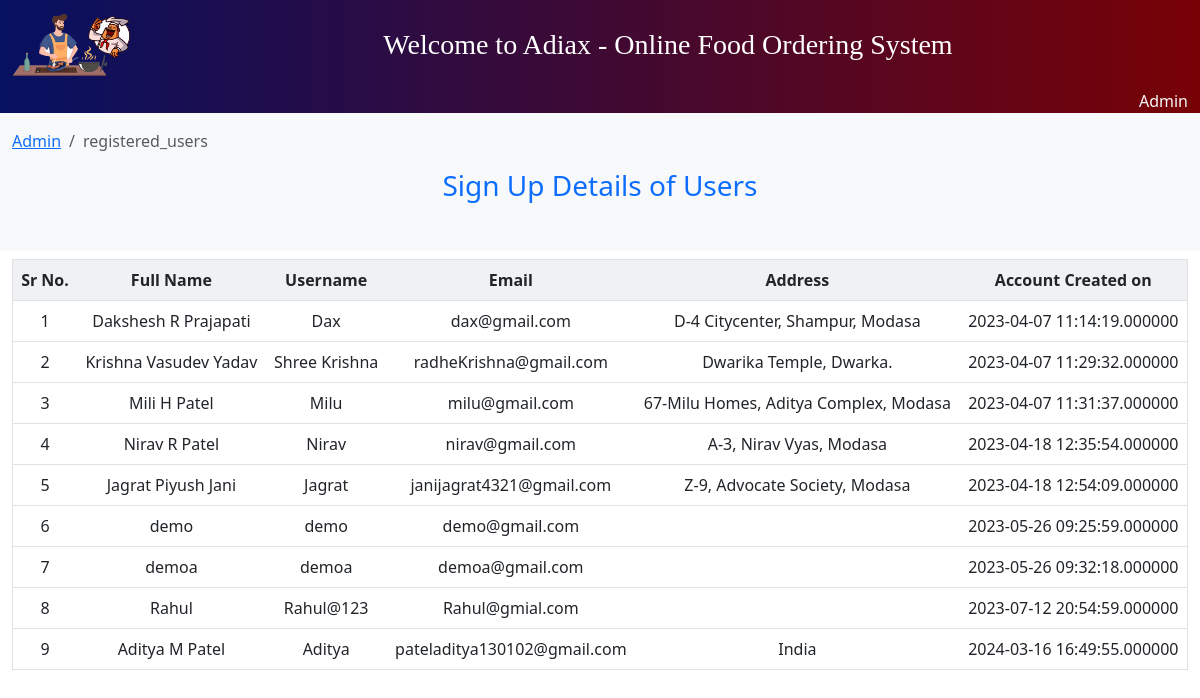
Screenshot of /Admin_registered_users.php (signed in) with the database file from the repository.
### tables this page shows
CREATE TABLE `registered_users` (
  `fullname` varchar(255) NOT NULL COMMENT 'Fullname of User will be shown here	',
  `username` varchar(255) NOT NULL COMMENT 'Unique User name will be shown here',
  `email` varchar(255) NOT NULL COMMENT '	email ID will be a Primary Key',
  `password` varchar(255) NOT NULL COMMENT 'Hash Algorithm will be used for Passwords',
  `Address` varchar(255) NOT NULL COMMENT 'Address of the Users',
  `datetime` datetime(6) NOT NULL DEFAULT current_timestamp(6)
);

### Admin_registered_users.php (the view, shortened to what this page needs)
<!DOCTYPE html>
<html lang="en">
<head>
    <link rel="stylesheet" href="AdiPersonalBootstrap/bootstrap.css">
    <link rel="stylesheet" href="style.css">
</head>
<body>
<?php
include('Connection.php');
?>
    <?php
    if (isset($_SESSION['adminname'])) {
    ?>
        <nav class="navbar navbar-expand-sm linear-gradient2adi navbar-dark">
            <div class="container-fluid">
                <a class="navbar-brand" href="index.php">
                    <img src="img/logo.png" width="120vw" class="img-fluid justify-content-center" alt="">
                </a>
                <div class="collapse navbar-collapse justify-content-center text-center" id="collapsibleNavbar">
                    <ul class="navbar-nav">
                        <li class="nav-item">
                            <a class="nav-link text-white text-monotypecorsiva fs-3" href="index.php">
                                Welcome to Adiax - Online Food Ordering System
                            </a>
                        </li>
                    </ul>
                </div>
            </div>
        </nav>
        <div class="container-fluid linear-gradient2adi text-end text-light">
            <i class="fa fa-user"></i>
            <?php
            echo $_SESSION['adminname'];
            ?>
        </div>
        <div class="container-fluid bg-light text-primary pt-3">
            <nav aria-label="breadcrumb">
                <ol class="breadcrumb">
                    <li class="breadcrumb-item"><a href="Admin.php" class="text-primary">Admin</a></li>
                    <li class="breadcrumb-item active" aria-current="page">registered_users</li>
                </ol>
            </nav>
            <h3 class="text-center justify-content-center text-primary bg-light pb-5">
                Sign Up Details of Users
            </h3>
        </div>
        <div class="container-fluid">
            <table class="table table-hover text-center border border-1">
                <thead class="bg-secondary bg-opacity-10">
                    <tr>
                        <th scope="col">Sr No.</th>
                        <th scope="col">Full Name</th>
                        <th scope="col">Username</th>
                        <th scope="col">Email</th>
                        <th scope="col">Address</th>
                        <th scope="col">Account Created on</th>
                    </tr>
                </thead>
                <?php
                $sql = "SELECT * FROM registered_users ORDER BY datetime ASC";
                $result = mysqli_query($conn, $sql);
                $sr_no = 1;
                while ($row = mysqli_fetch_assoc($result)) {
                ?>
                    <tbody>
                        <tr>
                            <td scope="row" class="align-middle"><?php echo $sr_no;  ?></td>
                            <td scope="row" class="align-middle"><?php echo $row['fullname'] ?></td>
                            <td scope="row" class="align-middle"><?php echo $row['username'] ?></td>
                            <td scope="row" class="align-middle"><?php echo $row['email'] ?></td>
                            <td scope="row" class="align-middle"><?php echo $row['Address'] ?></td>
                            <td scope="row" class="align-middle"><?php echo $row['datetime'] ?></td>
                        </tr>
                    <?php
                    $sr_no++;
                }
                    ?>
                    </tbody>
            </table>
        </div>
    <?php
    }
    ?>
</body>
</html>

### style.css (style rules this page uses)
.linear-gradient2adi { background-image: linear-gradient(to right, #061161, #780206); }
.text-monotypecorsiva { font-family: monotype Corsiva; }

### rows the page displays
registered_users: fullname "Dakshesh R Prajapati", username "Dax", email "dax@gmail.com", Address "D-4 Citycenter, Shampur, Modasa", datetime "2023-04-07 11:14:19.000000"
registered_users: fullname "Krishna Vasudev Yadav", username "Shree Krishna", email "radheKrishna@gmail.com", Address "Dwarika Temple, Dwarka.", datetime "2023-04-07 11:29:32.000000"
registered_users: fullname "Mili H Patel", username "Milu", email "milu@gmail.com", Address "67-Milu Homes, Aditya Complex, Modasa", datetime "2023-04-07 11:31:37.000000"
registered_users: fullname "Nirav R Patel", username "Nirav", email "nirav@gmail.com", Address "A-3, Nirav Vyas, Modasa", datetime "2023-04-18 12:35:54.000000"
registered_users: fullname "Jagrat Piyush Jani", username "Jagrat", email "janijagrat4321@gmail.com", Address "Z-9, Advocate Society, Modasa", datetime "2023-04-18 12:54:09.000000"
registered_users: fullname "demo", username "demo", email "demo@gmail.com", datetime "2023-05-26 09:25:59.000000"
registered_users: fullname "demoa", username "demoa", email "demoa@gmail.com", datetime "2023-05-26 09:32:18.000000"
registered_users: fullname "Rahul", username "Rahul@123", email "Rahul@gmial.com", datetime "2023-07-12 20:54:59.000000"
registered_users: fullname "Aditya M Patel", username "Aditya", email "pateladitya130102@gmail.com", Address "India", datetime "2024-03-16 16:49:55.000000"

### other values shown
$_SESSION['adminname'] "Admin"
